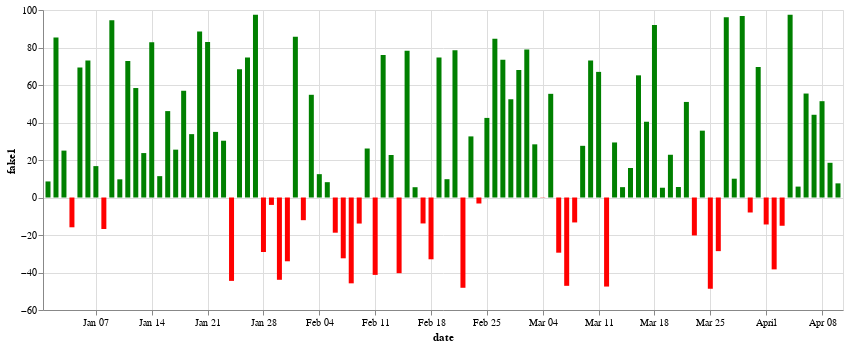

This figure's notebook cell:
### Code cell
user_drawdown = drawdown_chart(returns, 'date', 'fake1')
user_drawdown

### Figure 1 — Vega-Lite specification as saved in the notebook (floating-point values rounded to 4 significant figures)
{"config": {"view": {"continuousWidth": 300, "continuousHeight": 300}}, "data": {"name": "data-a54d00634a563c04aa2201759fa12936"}, "mark": {"type": "bar"}, "encoding": {"color": {"condition": {"test": "(datum.fake1 > 0)", "value": "Green"}, "value": "red"}, "tooltip": [{"field": "date", "type": "temporal"}, {"field": "fake1", "type": "quantitative"}], "x": {"field": "date", "type": "temporal"}, "y": {"field": "fake1", "type": "quantitative"}}, "params": [{"name": "param_3", "select": {"type": "interval", "encodings": ["x", "y"]}, "bind": "scales"}], "width": 800, "$schema": "https://vega.github.io/schema/vega-lite/v5.15.1.json", "datasets": {"data-a54d00634a563c04aa2201759fa12936": [{"date": "2018-01-01T00:00:00", "fake1": 8.567, "fake2": -24.57, "fake3": -33.26}, {"date": "2018-01-02T00:00:00", "fake1": 85.35, "fake2": 81.87, "fake3": 73.51}, {"date": "2018-01-03T00:00:00", "fake1": 25.01, "fake2": 72.86, "fake3": -9.192}, {"date": "2018-01-04T00:00:00", "fake1": -15.89, "fake2": 44.28, "fake3": 59.75}, {"date": "2018-01-05T00:00:00", "fake1": 69.34, "fake2": 40.28, "fake3": -15.8}, {"date": "2018-01-06T00:00:00", "fake1": 73.12, "fake2": 12.85, "fake3": -44.96}, {"date": "2018-01-07T00:00:00", "fake1": 16.74, "fake2": -47.11, "fake3": 38.44}, {"date": "2018-01-08T00:00:00", "fake1": -16.79, "fake2": 33.48, "fake3": 92.3}, {"date": "2018-01-09T00:00:00", "fake1": 94.6, "fake2": 19.24, "fake3": -22.26}, {"date": "2018-01-10T00:00:00", "fake1": 9.692, "fake2": 13.31, "fake3": 33.29}, {"date": "2018-01-11T00:00:00", "fake1": 72.79, "fake2": -18.22, "fake3": 80.67}, {"date": "2018-01-12T00:00:00", "fake1": 58.39, "fake2": 24.3, "fake3": 29.42}, {"date": "2018-01-13T00:00:00", "fake1": 23.7, "fake2": 65.9, "fake3": 58.97}, {"date": "2018-01-14T00:00:00", "fake1": 82.8, "fake2": -41.41, "fake3": -20.01}, {"date": "2018-01-15T00:00:00", "fake1": 11.39, "fake2": 24.15, "fake3": 24.01}, {"date": "2018-01-16T00:00:00", "fake1": 46.08, "fake2": 9.423, "fake3": -15.76}, {"date": "2018-01-17T00:00:00", "fake1": 25.52, "fake2": 13.87, "fake3": 95.09}, {"date": "2018-01-18T00:00:00", "fake1": 56.93, "fake2": -4.371, "fake3": -43.58}, {"date": "2018-01-19T00:00:00", "fake1": 33.79, "fake2": -26.48, "fake3": 69.25}, {"date": "2018-01-20T00:00:00", "fake1": 88.5, "fake2": 39.56, "fake3": 79.53}, {"date": "2018-01-21T00:00:00", "fake1": 82.91, "fake2": 30.55, "fake3": 80.73}, {"date": "2018-01-22T00:00:00", "fake1": 34.99, "fake2": 56.51, "fake3": 5.066}, {"date": "2018-01-23T00:00:00", "fake1": 30.29, "fake2": -17.27, "fake3": -17.83}, {"date": "2018-01-24T00:00:00", "fake1": -44.47, "fake2": -21.7, "fake3": -40.35}, {"date": "2018-01-25T00:00:00", "fake1": 68.42, "fake2": -45.54, "fake3": 38.97}, {"date": "2018-01-26T00:00:00", "fake1": 74.69, "fake2": 8.479, "fake3": 56.68}, {"date": "2018-01-27T00:00:00", "fake1": 97.47, "fake2": 91.08, "fake3": 77.63}, {"date": "2018-01-28T00:00:00", "fake1": -29.08, "fake2": 26.86, "fake3": 90.35}, {"date": "2018-01-29T00:00:00", "fake1": -3.958, "fake2": 43.72, "fake3": -18.46}, {"date": "2018-01-30T00:00:00", "fake1": -43.89, "fake2": -37.76, "fake3": 14.05}, {"date": "2018-01-31T00:00:00", "fake1": -34.02, "fake2": -48.35, "fake3": -40.76}, {"date": "2018-02-01T00:00:00", "fake1": 85.75, "fake2": 19.61, "fake3": 1.671}, {"date": "2018-02-02T00:00:00", "fake1": -12.09, "fake2": 17.4, "fake3": 53.8}, {"date": "2018-02-03T00:00:00", "fake1": 54.78, "fake2": 46.41, "fake3": 13.73}, {"date": "2018-02-04T00:00:00", "fake1": 12.45, "fake2": 26.21, "fake3": 49.19}, {"date": "2018-02-05T00:00:00", "fake1": 8.174, "fake2": 49.42, "fake3": 48.17}, {"date": "2018-02-06T00:00:00", "fake1": -18.78, "fake2": -49.7, "fake3": 10.13}, {"date": "2018-02-07T00:00:00", "fake1": -32.43, "fake2": 20.32, "fake3": 64.71}, {"date": "2018-02-08T00:00:00", "fake1": -45.78, "fake2": -48.14, "fake3": 12.55}, {"date": "2018-02-09T00:00:00", "fake1": -13.89, "fake2": -31.12, "fake3": 99.6}, {"date": "2018-02-10T00:00:00", "fake1": 26.13, "fake2": 8.24, "fake3": 1.533}, {"date": "2018-02-11T00:00:00", "fake1": -41.27, "fake2": 90.03, "fake3": -9.381}, {"date": "2018-02-12T00:00:00", "fake1": 76.02, "fake2": 86.32, "fake3": 48.47}, {"date": "2018-02-13T00:00:00", "fake1": 22.68, "fake2": -21.51, "fake3": 43.6}, {"date": "2018-02-14T00:00:00", "fake1": -40.36, "fake2": -21.91, "fake3": 64.18}, {"date": "2018-02-15T00:00:00", "fake1": 78.24, "fake2": 28.56, "fake3": 85.47}, {"date": "2018-02-16T00:00:00", "fake1": 5.487, "fake2": -29.36, "fake3": 79.05}, {"date": "2018-02-17T00:00:00", "fake1": -13.84, "fake2": 31.59, "fake3": -43.23}, {"date": "2018-02-18T00:00:00", "fake1": -32.95, "fake2": 12.18, "fake3": 58.52}, {"date": "2018-02-19T00:00:00", "fake1": 74.64, "fake2": 51.47, "fake3": -3.493}, {"date": "2018-02-20T00:00:00", "fake1": 9.766, "fake2": 57.99, "fake3": 1.297}, {"date": "2018-02-21T00:00:00", "fake1": 78.53, "fake2": 89.59, "fake3": 62.74}, {"date": "2018-02-22T00:00:00", "fake1": -48.15, "fake2": -1.466, "fake3": -13.13}, {"date": "2018-02-23T00:00:00", "fake1": 32.59, "fake2": 60.72, "fake3": 35.62}, {"date": "2018-02-24T00:00:00", "fake1": -3.194, "fake2": 31.56, "fake3": 87.74}, {"date": "2018-02-25T00:00:00", "fake1": 42.45, "fake2": 77.8, "fake3": 57.72}, {"date": "2018-02-26T00:00:00", "fake1": 84.61, "fake2": 94.21, "fake3": 86.45}, {"date": "2018-02-27T00:00:00", "fake1": 73.43, "fake2": 23.25, "fake3": -44.58}, {"date": "2018-02-28T00:00:00", "fake1": 52.4, "fake2": 52.98, "fake3": -47.97}, {"date": "2018-03-01T00:00:00", "fake1": 68.06, "fake2": 0.7229, "fake3": -22.35}, {"date": "2018-03-02T00:00:00", "fake1": 78.91, "fake2": 75.32, "fake3": -13.0}, {"date": "2018-03-03T00:00:00", "fake1": 28.36, "fake2": 75.61, "fake3": -47.73}, {"date": "2018-03-04T00:00:00", "fake1": -0.1291, "fake2": -1.806, "fake3": 42.16}, {"date": "2018-03-05T00:00:00", "fake1": 55.29, "fake2": 26.98, "fake3": 40.09}, {"date": "2018-03-06T00:00:00", "fake1": -29.43, "fake2": 16.76, "fake3": 70.45}, {"date": "2018-03-07T00:00:00", "fake1": -47.11, "fake2": 27.78, "fake3": 23.08}, {"date": "2018-03-08T00:00:00", "fake1": -13.3, "fake2": 3.757, "fake3": 68.75}, {"date": "2018-03-09T00:00:00", "fake1": 27.57, "fake2": 86.75, "fake3": 2.602}, {"date": "2018-03-10T00:00:00", "fake1": 73.1, "fake2": 48.68, "fake3": -27.76}, {"date": "2018-03-11T00:00:00", "fake1": 67.0, "fake2": 19.6, "fake3": 19.55}, {"date": "2018-03-12T00:00:00", "fake1": -47.5, "fake2": -32.43, "fake3": 18.45}, {"date": "2018-03-13T00:00:00", "fake1": 29.35, "fake2": -11.65, "fake3": 27.43}, {"date": "2018-03-14T00:00:00", "fake1": 5.519, "fake2": 19.08, "fake3": 21.65}, {"date": "2018-03-15T00:00:00", "fake1": 15.74, "fake2": 1.077, "fake3": 81.61}, {"date": "2018-03-16T00:00:00", "fake1": 65.15, "fake2": 0.1801, "fake3": 77.38}, {"date": "2018-03-17T00:00:00", "fake1": 40.41, "fake2": 70.52, "fake3": 26.4}, {"date": "2018-03-18T00:00:00", "fake1": 92.01, "fake2": -43.36, "fake3": 11.51}, {"date": "2018-03-19T00:00:00", "fake1": 5.211, "fake2": 40.85, "fake3": 80.47}, {"date": "2018-03-20T00:00:00", "fake1": 22.79, "fake2": 35.57, "fake3": 2.711}, {"date": "2018-03-21T00:00:00", "fake1": 5.585, "fake2": 58.29, "fake3": 37.86}, {"date": "2018-03-22T00:00:00", "fake1": 50.97, "fake2": 4.146, "fake3": 90.1}, {"date": "2018-03-23T00:00:00", "fake1": -20.24, "fake2": 20.79, "fake3": -22.65}, {"date": "2018-03-24T00:00:00", "fake1": 35.65, "fake2": -6.949, "fake3": 55.8}, {"date": "2018-03-25T00:00:00", "fake1": -48.67, "fake2": 55.24, "fake3": 35.62}, {"date": "2018-03-26T00:00:00", "fake1": -28.61, "fake2": -22.65, "fake3": -46.85}, {"date": "2018-03-27T00:00:00", "fake1": 96.12, "fake2": 48.24, "fake3": 19.81}, {"date": "2018-03-28T00:00:00", "fake1": 10.03, "fake2": 69.48, "fake3": 23.95}, {"date": "2018-03-29T00:00:00", "fake1": 96.78, "fake2": 96.76, "fake3": 46.63}, {"date": "2018-03-30T00:00:00", "fake1": -7.993, "fake2": 58.53, "fake3": 76.0}, {"date": "2018-03-31T00:00:00", "fake1": 69.62, "fake2": -48.56, "fake3": 66.21}, {"date": "2018-04-01T00:00:00", "fake1": -14.39, "fake2": 97.0, "fake3": 64.27}, {"date": "2018-04-02T00:00:00", "fake1": -38.33, "fake2": 22.43, "fake3": 64.95}, {"date": "2018-04-03T00:00:00", "fake1": -15.07, "fake2": 97.3, "fake3": -14.16}, {"date": "2018-04-04T00:00:00", "fake1": 97.51, "fake2": -17.93, "fake3": 50.63}, {"date": "2018-04-05T00:00:00", "fake1": 5.814, "fake2": 9.389, "fake3": 60.18}, {"date": "2018-04-06T00:00:00", "fake1": 55.45, "fake2": 60.31, "fake3": 67.27}, {"date": "2018-04-07T00:00:00", "fake1": 44.12, "fake2": 37.8, "fake3": 97.69}, {"date": "2018-04-08T00:00:00", "fake1": 51.37, "fake2": -49.98, "fake3": -12.82}, {"date": "2018-04-09T00:00:00", "fake1": 18.51, "fake2": 94.16, "fake3": -5.79}, {"date": "2018-04-10T00:00:00", "fake1": 7.54, "fake2": 69.33, "fake3": -32.59}]}}
